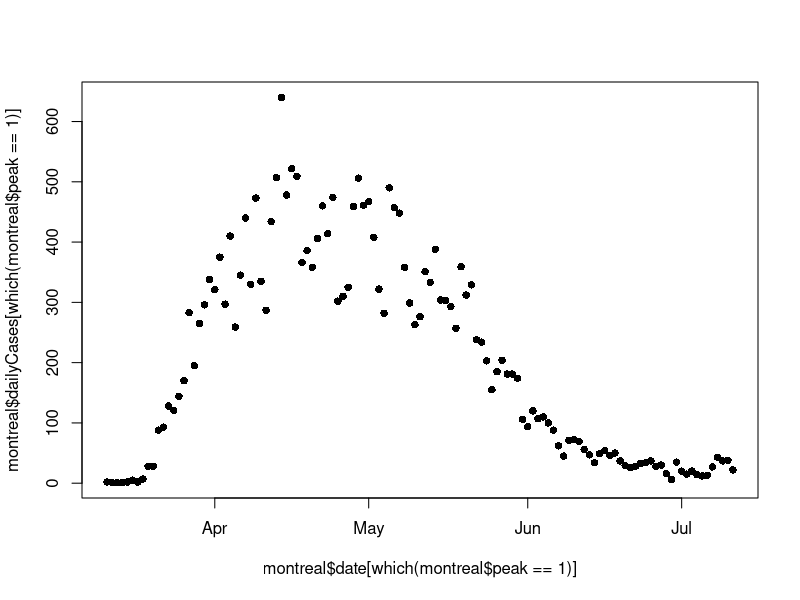
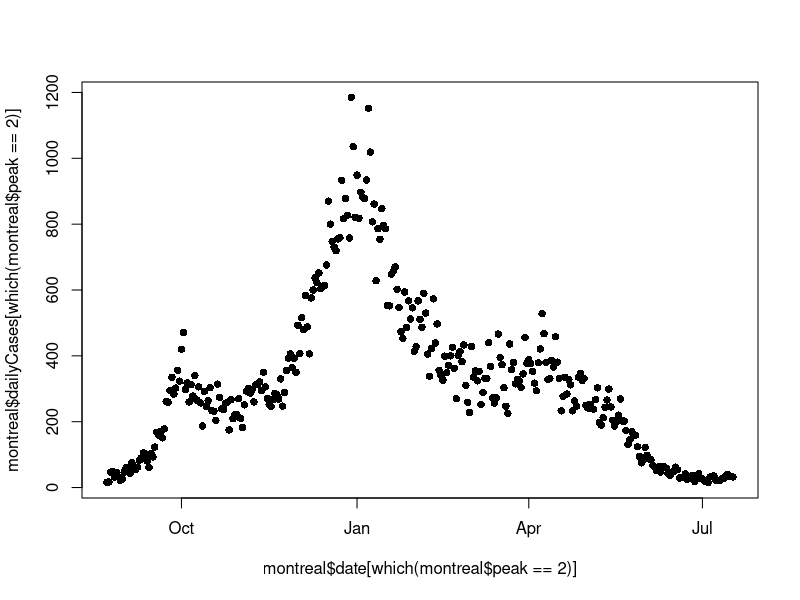
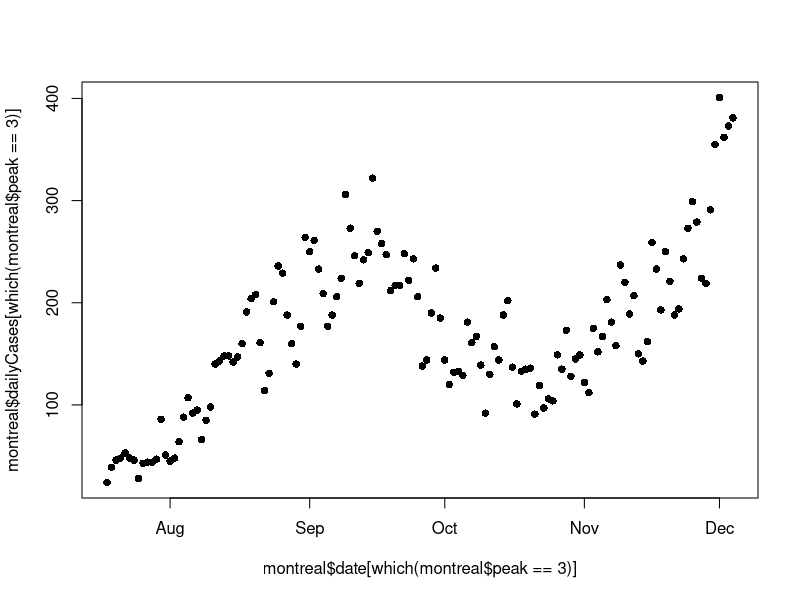
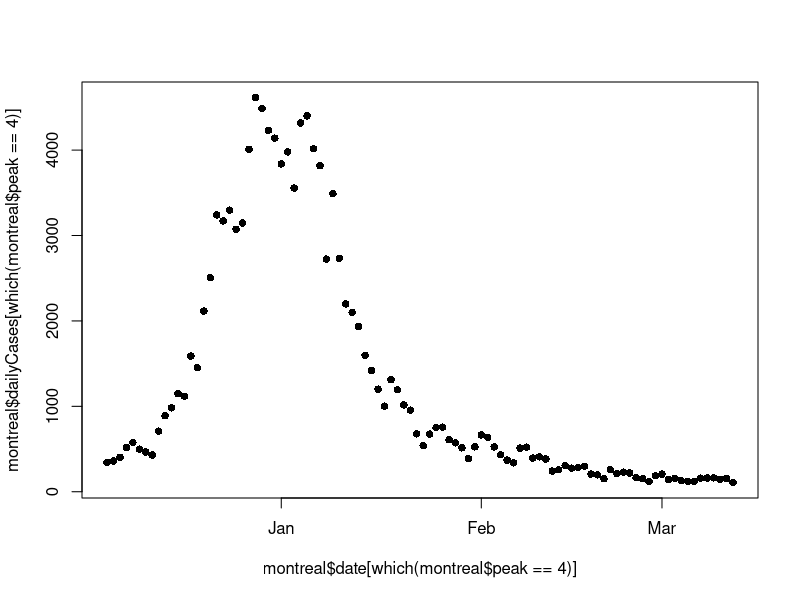
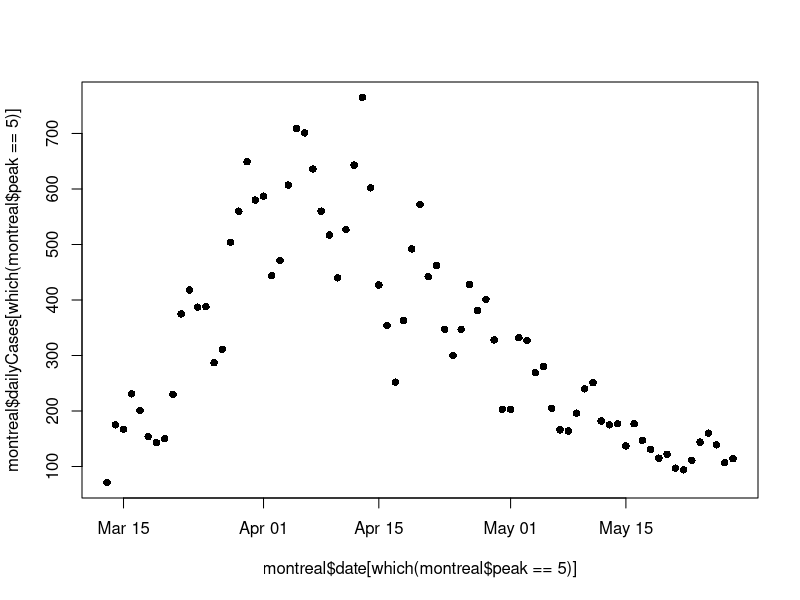

Reproduce these figures in R, in order.
################################################################################
# montreal data formatting
# data downloaded from :
# https://www.inspq.qc.ca/covid-19/donnees on Nov 21, 2022
# waves defined on their website:
# wave 1: Feb 25 - 11 July 2020
# wave 2: Aug 23, 2020 - March 20, 2021
# wave 3: March 21 - July 17, 2021
# wave 4: July 18 - Dec 4, 2021
# wave 5: Dec 5, 2021 - March 12, 2022
# wave 6: March 13 - May 28, 2022
################################################################################


library(lubridate)

### Read in downloaded data
cases <- read.csv("graph_1-1_page_par_region.csv")[,c(1,2)]
hosps <- read.csv("graph_3-2_page_par_region.csv")
deaths <- read.csv("graph_2-2_page_par_region.csv")

colnames(cases) <- c('date', 'dailyCases')
colnames(hosps) <- c('date', 'non-ICU', 'ICU')
colnames(deaths) <- c('date', 'intermediate', 'home', 'seniorLiving', 'LTC')

hosps$dailyHosp <- rowSums(hosps[,-1])
deaths$dailyDeaths <- rowSums(deaths[,-1])

hosps <- hosps[,c('date', 'dailyHosp')]
deaths <- deaths[,c('date', 'dailyDeaths')]

# format dates
cases$date <- as.Date(cases$date)
hosps$date <- as.Date(hosps$date)
deaths$date <- as.Date(deaths$date)


# merge together

montreal <- merge(cases, hosps, by = 'date')
montreal <- merge(montreal, deaths, by = 'date', all.x = T)

montreal$dailyDeaths[is.na(montreal$dailyDeaths)] <- 0

# population
montreal$Population <- 1762949

# peak identifier
montreal$peak <- NA

# peak 1 - Feb 25 - 11 July 2020 (first case observed march 6)
startDate <- as.Date('2020-03-11')
endDate <- as.Date('2020-07-12')
montreal$peak[montreal$date >= startDate & montreal$date < endDate]<- 1


plot(montreal$date[which(montreal$peak == 1)], 
     montreal$dailyCases[which(montreal$peak == 1)], pch = 16)

# peak 2 - Aug 23, 2020 - March 20, 2021
# include "wave 3": March 21 - July 17, 2021
startDate <- as.Date('2020-08-23')
endDate <- as.Date('2021-07-18')
montreal$peak[montreal$date >= startDate & montreal$date < endDate]<- 2

plot(montreal$date[which(montreal$peak == 2)], 
     montreal$dailyCases[which(montreal$peak == 2)], pch = 16)

# peak 3 - July 18 - Dec 4, 2021
startDate <- as.Date('2021-07-18')
endDate <- as.Date('2021-12-05')
montreal$peak[montreal$date >= startDate & montreal$date < endDate]<- 3

plot(montreal$date[which(montreal$peak == 3)], 
     montreal$dailyCases[which(montreal$peak == 3)], pch = 16)

# peak 4 - Dec 5, 2021 - March 12, 2022
startDate <- as.Date('2021-12-05')
endDate <- as.Date('2022-03-13')
montreal$peak[montreal$date >= startDate & montreal$date < endDate]<- 4

plot(montreal$date[which(montreal$peak == 4)], 
     montreal$dailyCases[which(montreal$peak == 4)], pch = 16)

# peak 5 - March 13 - May 28, 2022
startDate <- as.Date('2022-03-13')
endDate <- as.Date('2022-05-29')
montreal$peak[montreal$date >= startDate & montreal$date < endDate]<- 5

plot(montreal$date[which(montreal$peak == 5)], 
     montreal$dailyCases[which(montreal$peak == 5)], pch = 16)

movingAverage <- function(x, bw) {
    n <- length(x)
    bw <- floor(bw)
    out <- rep(0, n)
    for (i in 1:n) {
        if (i < bw) {
            t1 = 1
            t2 = i
        } else {
            t1 = i - bw + 1
            t2 = i
        }
        out[i] <- mean(x[t1:t2])
    }
    return(out)
}

montreal$dailyCases <- movingAverage(montreal$dailyCases, 7)
montreal$dailyDeaths <- movingAverage(montreal$dailyDeaths, 7)
montreal$dailyHosp <- movingAverage(montreal$dailyHosp, 7)


write.csv(montreal, 'montrealClean.csv', quote = F, row.names = F)


